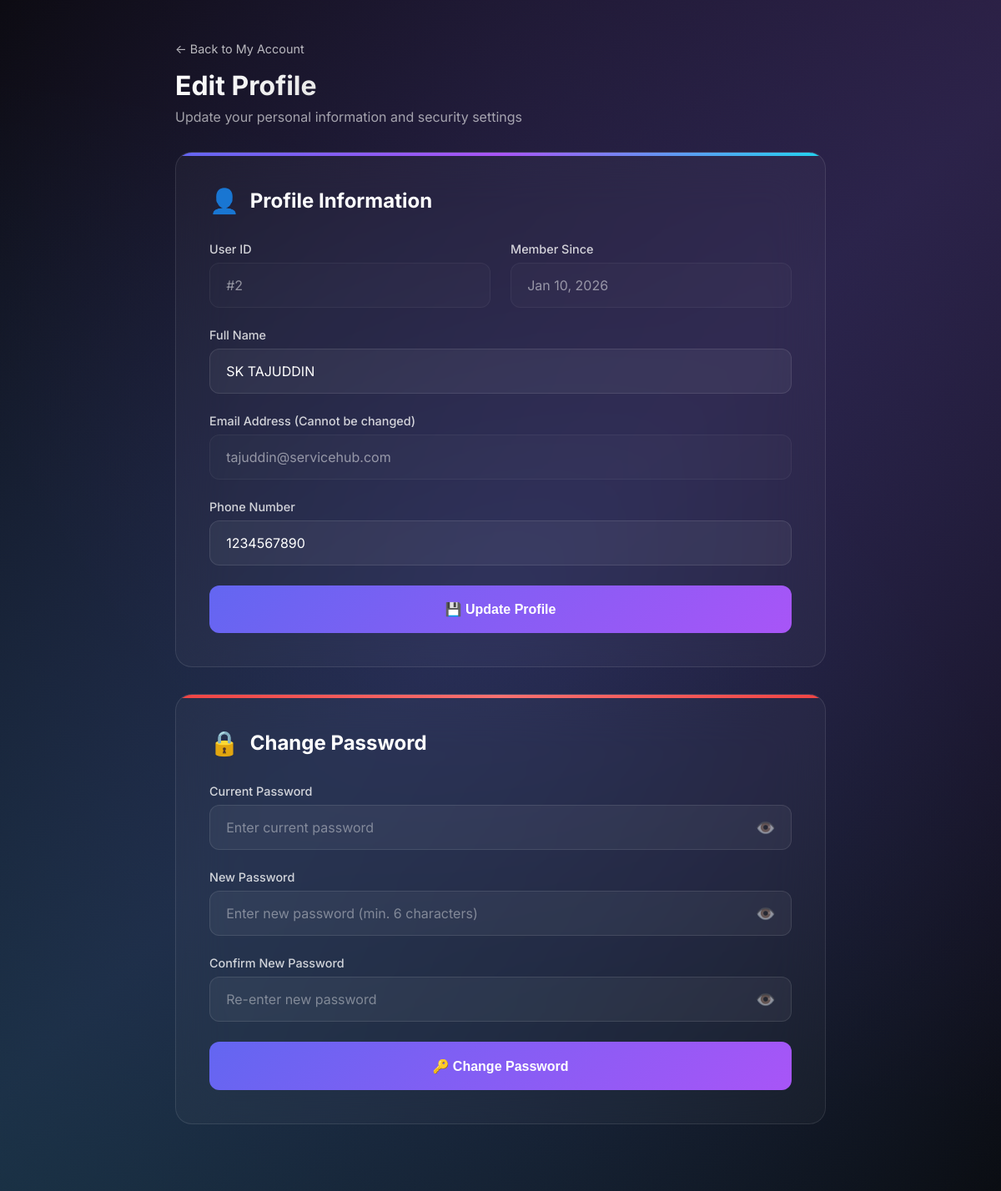
The page /consumer/profile.php (signed in) on the database as committed earlier.
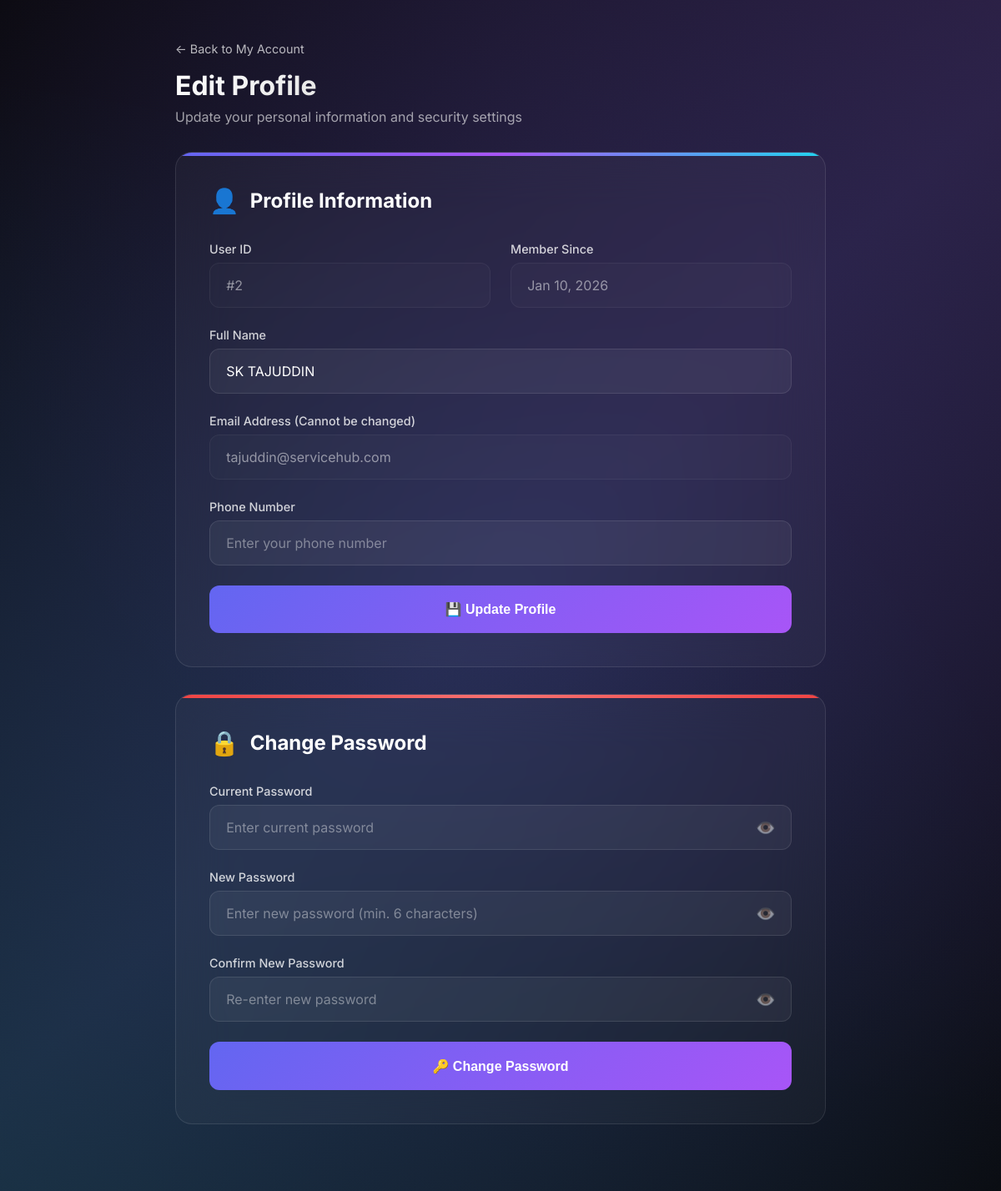
The same page on the database as committed later.
### tables this page shows
CREATE TABLE `users` (
  `user_id` int(11) NOT NULL,
  `name` varchar(100) NOT NULL,
  `email` varchar(100) NOT NULL,
  `phone` varchar(15) DEFAULT NULL,
  `password` varchar(255) NOT NULL,
  `role` enum('consumer','provider','admin') NOT NULL,
  `status` tinyint(4) DEFAULT 1,
  `created_at` timestamp NOT NULL DEFAULT current_timestamp(),
  `is_active` tinyint(1) NOT NULL DEFAULT 1
);

### consumer/profile.php (the view, shortened to what this page needs)
<?php
require_once dirname(__DIR__) . "/config/db.php";
$userId = $_SESSION['user_id'];
$stmt = $conn->prepare("
    SELECT user_id, name, email, phone, password, created_at
    FROM users
    WHERE user_id = ?
");
$stmt->bind_param("i", $userId);
$stmt->execute();
$user = $stmt->get_result()->fetch_assoc();
?>
<!DOCTYPE html>
<html lang="en">
<head>
</head>
<body>
<div class="bg-gradient"></div>
<div class="container">
    <div class="page-header">
        <a href="account.php" class="back-link">← Back to My Account</a>
        <h1>Edit Profile</h1>
        <p>Update your personal information and security settings</p>
    </div>
    <div class="form-card">
        <div class="card-header">
            <span class="card-icon">👤</span>
            <h2>Profile Information</h2>
        </div>
        <form method="POST">
            <div class="form-grid">
                <div class="form-group">
                    <label class="form-label">User ID</label>
                    <input type="text" class="form-input" value="#<?= $user['user_id'] ?>" readonly>
                </div>
                <div class="form-group">
                    <label class="form-label">Member Since</label>
                    <input type="text" class="form-input" value="<?= date('M d, Y', strtotime($user['created_at'])) ?>" readonly>
                </div>
            </div>
            <div class="form-group">
                <label class="form-label">Full Name</label>
                <input type="text" name="name" class="form-input" value="<?= htmlspecialchars($user['name']) ?>" required placeholder="Enter your full name">
            </div>
            <div class="form-group">
                <label class="form-label">Email Address (Cannot be changed)</label>
                <input type="email" class="form-input" value="<?= htmlspecialchars($user['email']) ?>" readonly>
            </div>
            <div class="form-group">
                <label class="form-label">Phone Number</label>
                <input type="tel" name="phone" class="form-input" value="<?= htmlspecialchars($user['phone']) ?>" placeholder="Enter your phone number" pattern="[0-9]{10}" maxlength="10">
            </div>
            <button type="submit" class="btn-primary">
                💾 Update Profile
            </button>
        </form>
    </div>
    <div class="form-card password-card">
        <div class="card-header">
            <span class="card-icon">🔒</span>
            <h2>Change Password</h2>
        </div>
        <form method="POST" id="passwordForm">
            <div class="form-group">
                <label class="form-label">Current Password</label>
                <div class="password-wrapper">
                    <input type="password" name="old_password" id="oldPassword" class="form-input" required placeholder="Enter current password">
                    <button type="button" class="password-toggle" onclick="togglePassword('oldPassword', this)">
                        <span>👁️</span>
                    </button>
                </div>
            </div>
            <div class="form-group">
                <label class="form-label">New Password</label>
                <div class="password-wrapper">
                    <input type="password" name="new_password" id="newPassword" class="form-input" required placeholder="Enter new password (min. 6 characters)" minlength="6">
                    <button type="button" class="password-toggle" onclick="togglePassword('newPassword', this)">
                        <span>👁️</span>
                    </button>
                </div>
            </div>
            <div class="form-group">
                <label class="form-label">Confirm New Password</label>
                <div class="password-wrapper">
                    <input type="password" name="confirm_password" id="confirmPassword" class="form-input" required placeholder="Re-enter new password">
                    <button type="button" class="password-toggle" onclick="togglePassword('confirmPassword', this)">
                        <span>👁️</span>
                    </button>
                </div>
            </div>
            <button type="submit" class="btn-primary">
                🔑 Change Password
            </button>
        </form>
    </div>
</div>
</body>
</html>

Rows that differ between the two databases and show on the page:
changed users "SK TAJUDDIN": phone "1234567890" → (not shown)
